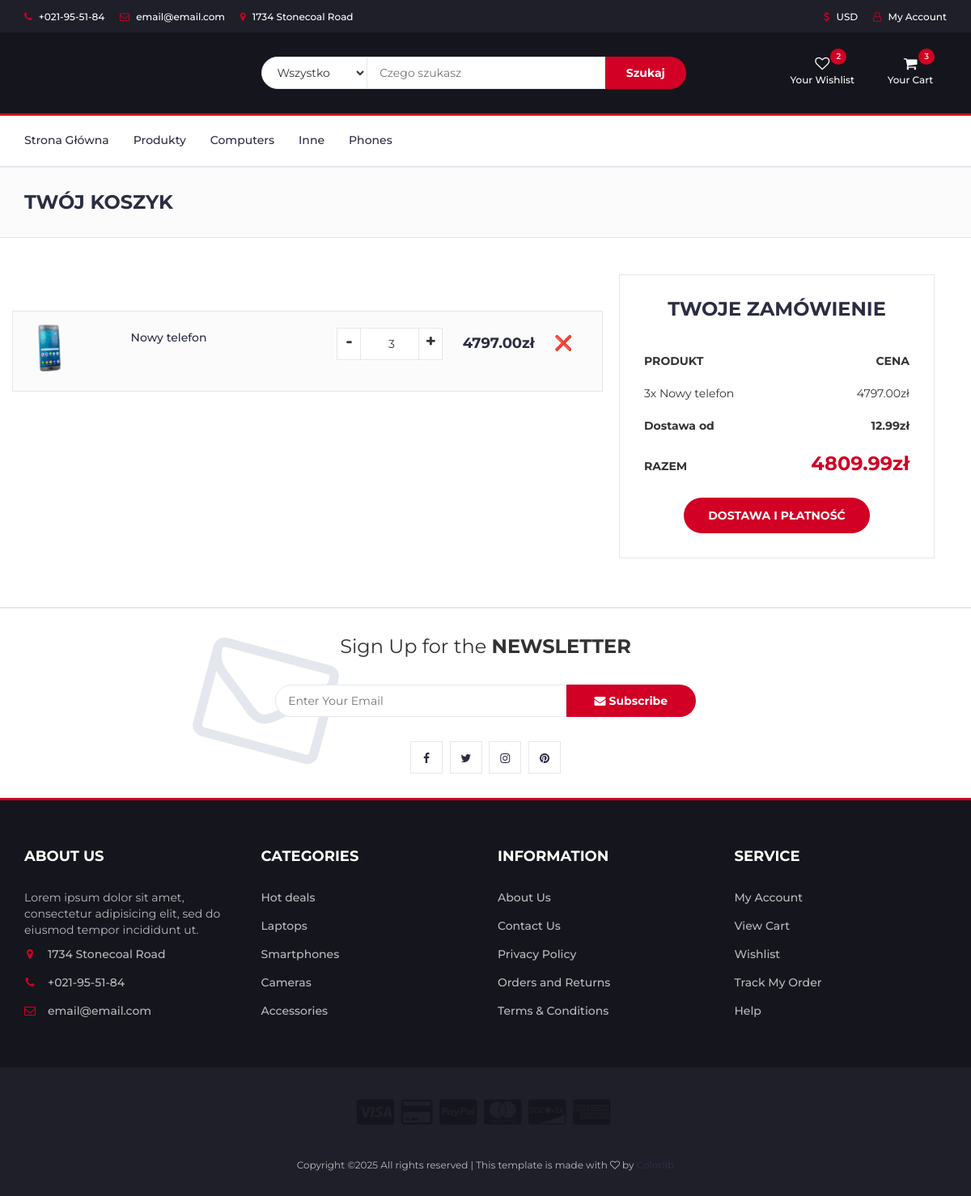
The app's page /payments/cart/ (signed in), older data.
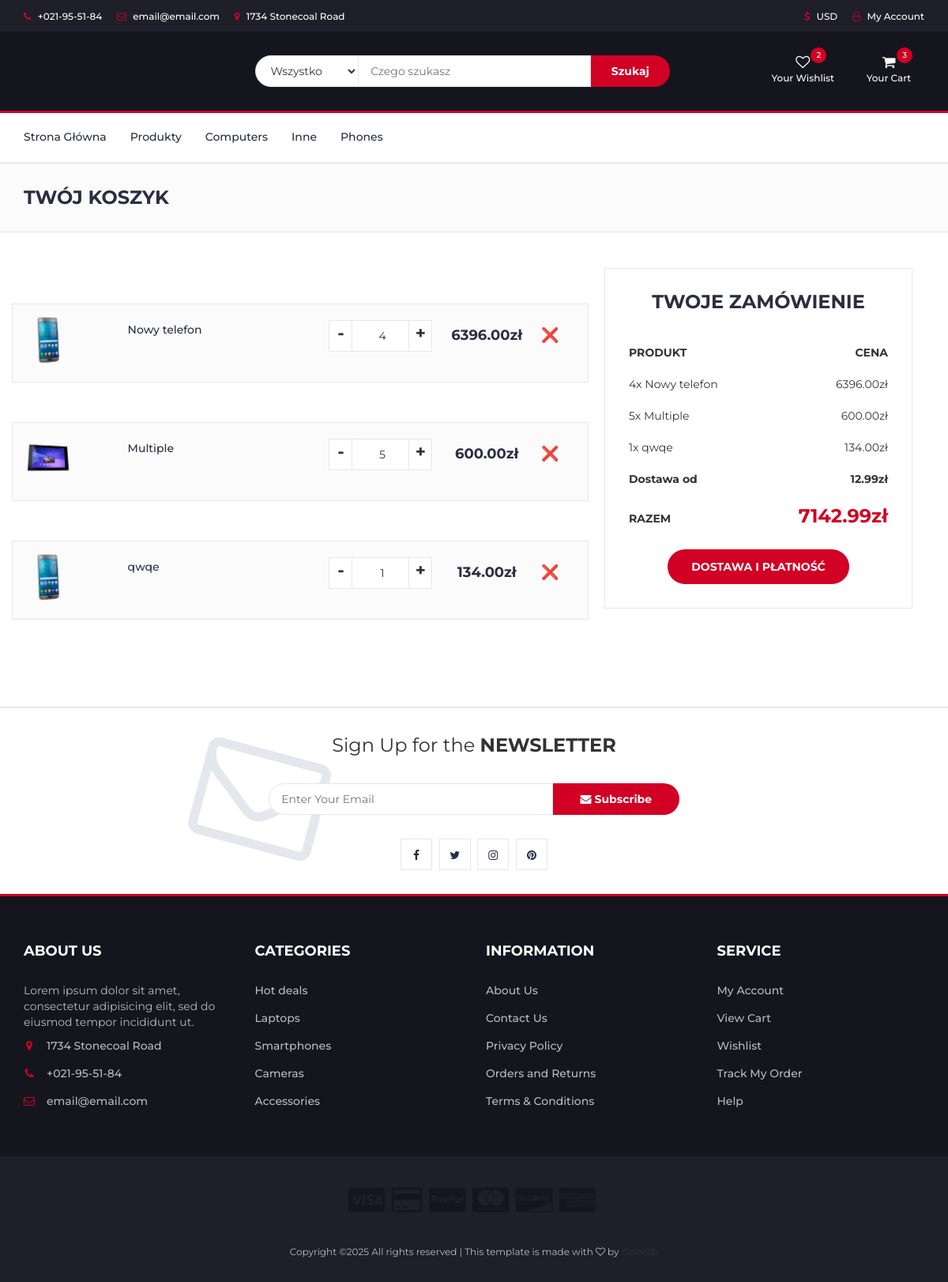
The same page, newer data.
### products/models.py (models this page shows, shortened)
class Category(models.Model):
    name = models.CharField(max_length=100, null=True)
    slug = models.SlugField(null=True, blank=True)
    banner = models.ImageField(blank=True)

class Product(models.Model):
    title = models.CharField(max_length=75)
    price = models.DecimalField(max_digits=6, default=0.00, decimal_places=2)
    description = models.TextField(blank=True)
    details = models.TextField(blank=True)
    slug = models.SlugField(null=True, blank=True)
    created_date = models.DateTimeField(auto_now_add=True)
    banner = models.ImageField(blank=True)
    quantity = models.PositiveIntegerField(default=0)
    sold_quantity = models.PositiveBigIntegerField(default=0)
    discount_percentage = models.DecimalField(max_digits=5, decimal_places=2, default=0.00)
    discounted_price = models.DecimalField(max_digits=6, decimal_places=2, default=0.00)
    is_new = models.BooleanField(default=False)
    category = models.ForeignKey(Category, on_delete=models.CASCADE, related_name='products', default="2")
    brand = models.ForeignKey(Brand, on_delete=models.CASCADE, related_name='products', null=True)

### payments/models.py (models this page shows, shortened)
class CartItem(models.Model):
    user = models.ForeignKey(User, on_delete=models.CASCADE, null=True, blank=True)
    product = models.ForeignKey(Product, on_delete=models.CASCADE)
    quantity = models.PositiveIntegerField(default=1)
    added_at = models.DateTimeField(auto_now_add=True)
    @property
    def total_price(self):
        return self.product.price * self.quantity

### payments/views.py (the view)
# urls.py: path('cart/', views.cart_detail, name="cart_detail"),
def cart_detail(request):
    categories = Category.objects.all().order_by('name').annotate(product_count=Count('products'))
    cart = Cart(request)
    cart_price = cart.get_cart_price()
    is_anymous = request.user.is_anonymous
    if request.user is not None and not is_anymous:
        cart = CartItem.objects.filter(user=request.user)
        base_fee = 12.99
        cart_price = 0
        for item in cart:
            cart_price += item.total_price
        cart_price = base_fee + float(cart_price)
    context = {
        'categories' : categories,
        'cart' : cart,
        'cart_price' : cart_price,
    }
    return render(request, 'carts/cart_detail.html', context)

### payments/models.py (called while the page is built)
    def get_cart_price(self):
        cart_price = 0
        base_fee = 12.99
        for item in self.cart:
            cart_price += self.get_total_price(item)
        cart_price = float(cart_price)
        return round(cart_price + base_fee, 2)

### payments/templates/carts/cart_detail.html (shortened to what this page needs)
{% extends 'layout.html' %}
{% block content %}
	<div id="breadcrumb" class="section">
		<div class="container">
			<div class="row">
				<div class="col-md-12">
					<h3 class="breadcrumb-header">Twój Koszyk</h3>
				</div>
			</div>
		</div>
	</div>
	<div class="section">
		<div class="container">
			<div class="row">
				<div class="col-md-8 row">
					<div class="cart-details">
						{% for item in cart %}
							<div id="cart-item-{{ item.product.id }}">
								<div class="cart-img">
									<img src="{{item.product.banner.url}}" />
								</div>
								<h5><a href="{% url 'products:page' slug=item.product.slug %}">{{ item.product.title }}</a></h5>
								<div class="cart-quantity">
									<div class="qty-label">
										<div class="input-number">
											<span class="qty-down">-</span>
											<input type="number" id="item-quantity-{{ item.product.id }}" value="{{item.quantity}}" min="0" max="{{item.product.quantity}}">
											<span class="qty-up">+</span>
										</div>
									</div>
									<div class="price-label">
										<h3 class="product-price">{{item.total_price}}zł</h3>
										<h4 class="remove-product"><a href="{% url 'payments:cart_remove' item.product.id %}">&#10060</a></h4>
									</div>
								</div>
							</div>
						{% endfor %}
					</div>
				</div>
				<div class="col-md-4 order-details">
					<div class="section-title text-center">
						<h3 class="title">Twoje zamówienie</h3>
					</div>
					<div class="order-summary">
						<div class="order-col">
							<div><strong>PRODUKT</strong></div>
							<div><strong>CENA</strong></div>
						</div>
						<div class="order-products">
							{% for item in cart %}
								<div class="order-col" id="order-item-{{item.product.id}}">
									<div>{{item.quantity}}x	{{item.product.title}}</div>
									<div>{{item.total_price}}zł</div>
								</div>
							{% endfor %}
						</div>
						<div class="order-col">
							<div><strong>Dostawa od</strong></div>
							<div><strong>12.99zł</strong></div>
						</div>
						<div class="order-col">
							<div><strong>RAZEM</strong></div>
							<div><strong class="order-total">{{cart_price}}zł</strong></div>
						</div>
					</div>
					<a href="/payments/order" class="primary-btn order-submit">Dostawa i płatność</a>
				</div>
			</div>
		</div>
	</div>
{% endblock %}

### templates/layout.html (shortened to what this page needs)
<!DOCTYPE html>
<html lang="pl">
    {% load static %}
	<head>
 		<link rel="stylesheet" href="{% static 'css/bootstrap.min.css' %}"/>
 		<link type="text/css" rel="stylesheet" href="{% static 'css/slick.css' %}"/>
 		<link type="text/css" rel="stylesheet" href="{% static 'css/slick-theme.css' %}"/>
 		<link type="text/css" rel="stylesheet" href="{% static 'css/nouislider.min.css' %}"/>
 		<link rel="stylesheet" href="{% static 'css/font-awesome.min.css' %}">
 		<link type="text/css" rel="stylesheet" href="{% static 'css/style.css' %}"/>
    </head>
	<body>
		<header>
			<div id="top-header">
				<div class="container">
					<ul class="header-links pull-left">
						<li><a href="#"><i class="fa fa-phone"></i> +021-95-51-84</a></li>
						<li><a href="#"><i class="fa fa-envelope-o"></i> email@email.com</a></li>
						<li><a href="#"><i class="fa fa-map-marker"></i> 1734 Stonecoal Road</a></li>
					</ul>
					<ul class="header-links pull-right">
						<li><a href="{% url 'users:register' %}"><i class="fa fa-dollar"></i> USD</a></li>
						<li><a href="{% url 'users:login' %}"><i class="fa fa-user-o"></i> My Account</a></li>
					</ul>
				</div>
			</div>
			<div id="header">
				<div class="container">
					<div class="row">
						<div class="col-md-3">
						</div>
						<div class="col-md-6">
							<div class="header-search">
								<form method="get" action="{% url 'products:search_view' %}">
									<select class="input-select" name="category_query">
										<option value="all">Wszystko</option>
									</select>
									{% if query %}
										<input class="input" id="search-input" name="query" placeholder="Czego szukasz" value="{{query}}">
									{% else %}
										<input class="input" id="search-input" name="query" placeholder="Czego szukasz">
									{% endif %}
									<button class="search-btn" id="search-btn">Szukaj</button>
								</form>
							</div>
						</div>
						<div class="col-md-3 clearfix">
							<div class="header-ctn">
								<div>
									<a href="#">
										<i class="fa fa-heart-o"></i>
										<span>Your Wishlist</span>
										<div class="qty">2</div>
									</a>
								</div>
								<div class="dropdown">
									<a class="dropdown-toggle" data-toggle="dropdown" aria-expanded="true">
										<i class="fa fa-shopping-cart"></i>
										<span>Your Cart</span>
										<div class="qty">3</div>
									</a>
								</div>
							</div>
						</div>
					</div>
				</div>
			</div>
		</header>
		<nav id="navigation">
			<div class="container">
				<div id="responsive-nav">
					<ul class="main-nav nav navbar-nav">
						{% if request.path == "/"%}
							<li class="active"><a href="/">Strona Główna</a></li>
							<li><a href="{% url 'products:list' %}">Produkty</a></li>
						{% elif request.path == '/products/' %}
							<li><a href="/">Strona Główna</a></li>
							<li class="active"><a href="{% url 'products:list' %}">Produkty</a></li>
						{% else %}
							<li><a href="/">Strona Główna</a></li>
							<li><a href="{% url 'products:list' %}">Produkty</a></li>
						{% endif %}
						{% for category in categories %}
							{% if category.slug in request.path %}
								<li class="active">
									<a href="{% url 'products:list_category' category=category.slug %}">{{ category.name }}</a>
								</li>
							{% else %}
								<li>
									<a href="{% url 'products:list_category' category=category.slug %}">{{ category.name }}</a>
								</li>
							{% endif %}
						{% endfor %}
					</ul>
				</div>
			</div>
		</nav>
        {% block content %}
        {% endblock%}
		<div id="newsletter" class="section">
			<div class="container">
				<div class="row">
					<div class="col-md-12">
						<div class="newsletter">
							<p>Sign Up for the <strong>NEWSLETTER</strong></p>
							<form>
								<input class="input" type="email" placeholder="Enter Your Email">
								<button class="newsletter-btn"><i class="fa fa-envelope"></i> Subscribe</button>
							</form>
							<ul class="newsletter-follow">
								<li>
									<a href="#"><i class="fa fa-facebook"></i></a>
								</li>
								<li>
									<a href="#"><i class="fa fa-twitter"></i></a>
								</li>
								<li>
									<a href="#"><i class="fa fa-instagram"></i></a>
								</li>
								<li>
									<a href="#"><i class="fa fa-pinterest"></i></a>
								</li>
							</ul>
						</div>
					</div>
				</div>
			</div>
		</div>
		<footer id="footer">
			<div class="section">
				<div class="container">
					<div class="row">
						<div class="col-md-3 col-xs-6">
							<div class="footer">
								<h3 class="footer-title">About Us</h3>
								<p>Lorem ipsum dolor sit amet, consectetur adipisicing elit, sed do eiusmod tempor incididunt ut.</p>
								<ul class="footer-links">
									<li><a href="#"><i class="fa fa-map-marker"></i>1734 Stonecoal Road</a></li>
									<li><a href="#"><i class="fa fa-phone"></i>+021-95-51-84</a></li>
									<li><a href="#"><i class="fa fa-envelope-o"></i>email@email.com</a></li>
								</ul>
							</div>
						</div>
						<div class="col-md-3 col-xs-6">
							<div class="footer">
								<h3 class="footer-title">Categories</h3>
								<ul class="footer-links">
									<li><a href="#">Hot deals</a></li>
									<li><a href="#">Laptops</a></li>
									<li><a href="#">Smartphones</a></li>
									<li><a href="#">Cameras</a></li>
									<li><a href="#">Accessories</a></li>
								</ul>
							</div>
						</div>
						<div class="col-md-3 col-xs-6">
							<div class="footer">
								<h3 class="footer-title">Information</h3>
								<ul class="footer-links">
									<li><a href="#">About Us</a></li>
									<li><a href="#">Contact Us</a></li>
									<li><a href="#">Privacy Policy</a></li>
									<li><a href="#">Orders and Returns</a></li>
									<li><a href="#">Terms & Conditions</a></li>
								</ul>
							</div>
						</div>
						<div class="col-md-3 col-xs-6">
							<div class="footer">
								<h3 class="footer-title">Service</h3>
								<ul class="footer-links">
									<li><a href="#">My Account</a></li>
									<li><a href="#">View Cart</a></li>
									<li><a href="#">Wishlist</a></li>
									<li><a href="#">Track My Order</a></li>
									<li><a href="#">Help</a></li>
								</ul>
							</div>
						</div>
					</div>
				</div>
			</div>
			<div id="bottom-footer" class="section">
				<div class="container">
					<div class="row">
						<div class="col-md-12 text-center">
							<ul class="footer-payments">
								<li><a href="#"><i class="fa fa-cc-visa"></i></a></li>
								<li><a href="#"><i class="fa fa-credit-card"></i></a></li>
								<li><a href="#"><i class="fa fa-cc-paypal"></i></a></li>
								<li><a href="#"><i class="fa fa-cc-mastercard"></i></a></li>
								<li><a href="#"><i class="fa fa-cc-discover"></i></a></li>
								<li><a href="#"><i class="fa fa-cc-amex"></i></a></li>
							</ul>
							<span class="copyright">
								Copyright &copy;<script>document.write(new Date().getFullYear());</script> All rights reserved | This template is made with <i class="fa fa-heart-o" aria-hidden="true"></i> by <a href="https://colorlib.com" target="_blank">Colorlib</a>
							</span>
						</div>
					</div>
				</div>
			</div>
		</footer>
	</body>
</html>

Row changes from the older to the newer data that the page shows:
changed CartItem "Nowy telefon": quantity "3" → "4"; total_price "4797.00" → "6396.00"
added CartItem: product.banner (picture), product "Multiple", product.id "5", total_price "600.00", quantity "5"
added CartItem: product.banner (picture), product "qwqe", quantity "1", total_price "134.00"
Text that changed along with them:
{{ cart_price }}: "4809.99" → "7142.99"
